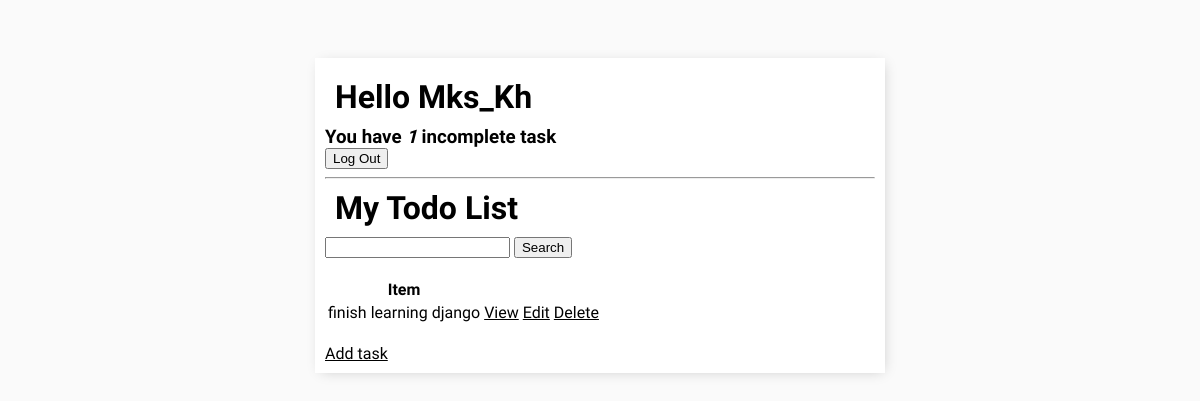
The app's page / (signed in), older data.
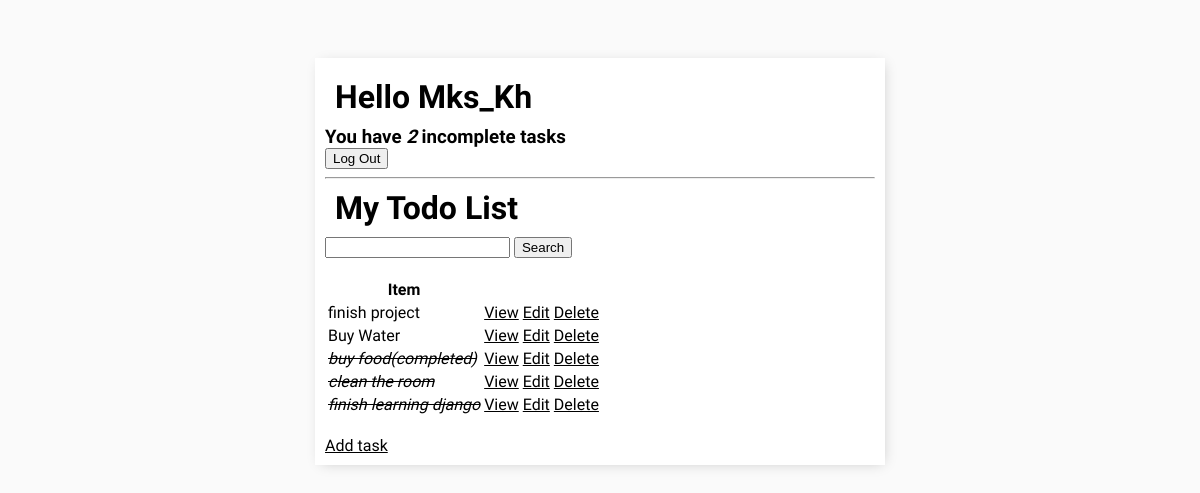
The same page, newer data.
### todo/models.py (models this page shows, shortened)
class Task(models.Model):
    user = models.ForeignKey(User, on_delete=models.CASCADE, null=True, blank=True)
    title = models.CharField(max_length=200, null=True)
    description = models.TextField(null=True)
    complete = models.BooleanField(default=False)
    created = models.DateTimeField(auto_now_add=True)
    class Meta:
        ordering = ['complete']

### todo/views.py (the view)
# urls.py: path('', TaskList.as_view(), name='tasks'),
class TaskList(LoginRequiredMixin, ListView):
    model = Task
    context_object_name = 'tasks'
    def get_context_data(self, **kwargs):
        context = super().get_context_data(**kwargs)
        context['tasks'] = context['tasks'].filter(user = self.request.user)
        context['count'] = context['tasks'].filter(complete=False).count()
        search_input = self.request.GET.get('search-area') or ''
        if search_input:
            context['tasks'] = context['tasks'].filter(title__startswith=search_input)
        context['search_input'] = search_input
        return context

### todo/templates/todo/task_list.html (shortened to what this page needs)
{% extends 'base.html' %}
{% block content %}
<div class="header-bar">
    <div>
        <h1>Hello {{request.user|title}}</h1>
        <h3 style="margin:0">You have <i>{{count}}</i> incomplete task{{ count|pluralize:"s" }}</h3>
    </div>
    {% if  request.user.is_authenticated %}
    <form action="{% url 'logout' %}" method="post">
        <button type="submit">Log Out</button>
    </form>
    {% else %}
    <form action="{% url 'login' %}" method="post">
        {% csrf_token %}
        <button type="submit">Log In</button>
    </form>
{% endif %}
</div>
<hr>
<h1>My Todo List</h1>
<form method="GET">
    <input type="text" name="search-area" value="{{search_input}}">
    <input type="submit" value="Search">
</form>
<br>
<div>
        <div>
            <table>
                <tr>
                    <th>Item</th>
                </tr>
                {% for task in tasks %}
                {% if task.complete %}
                <tr>
                    <td><i><s>{{task.title}}</s></i></td>
                    <td><a href="{% url 'task' task.id %}">View</a></td>
                    <td><a href="{% url 'task-update' task.id %}">Edit</a></td>
                    <td><a href="{% url 'task-delete' task.id %}">Delete</a></td>
                </tr>
                {% else %}
                <tr>
                    <td>{{task.title}}</td>
                    <td><a href="{% url 'task' task.id %}">View</a></td>
                    <td><a href="{% url 'task-update' task.id %}">Edit</a></td>
                    <td><a href="{% url 'task-delete' task.id %}">Delete</a></td>
                </tr>
                {% endif %}
                {% endfor %}
            </table>
        </div>
</div>
<br>
<a href="{% url 'task-create' %}">Add task</a>
{% endblock content %}

Row changes from the older to the newer data that the page shows:
now on this page (row edited): Task: title "finish project"
added Task: title "Buy Water"
now on this page (row edited): Task: title "buy food(completed)"
now on this page (row edited): Task: title "clean the room"
changed Task "finish learning django": complete False → True (drawn)
Text that changed along with them:
{{ count }}: "1" → "2"
